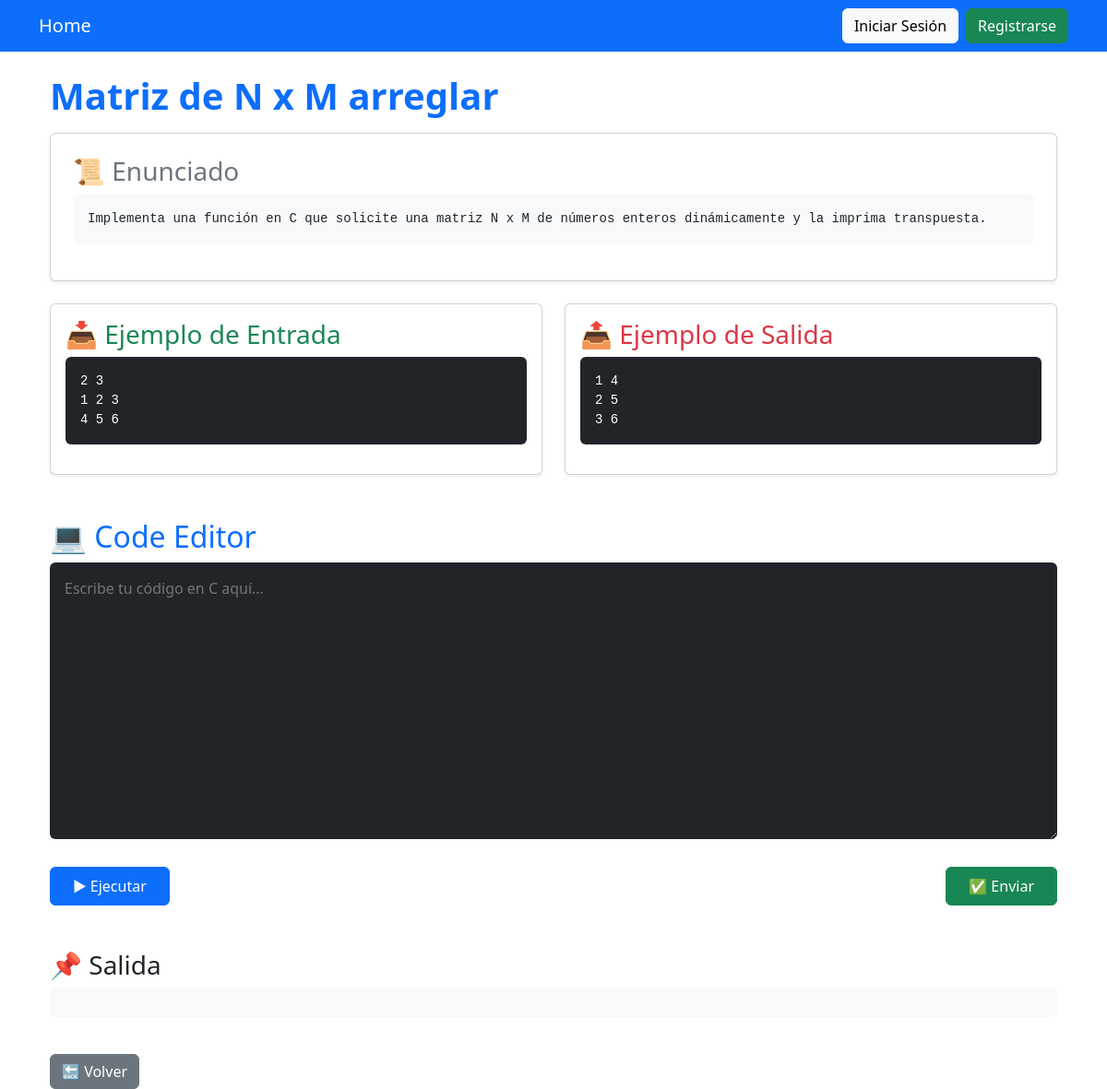
Page /juez/problema/5/ on the committed database.
### juez/models.py (models this page shows, shortened)
class Problema(models.Model):
    titulo = models.CharField(max_length=100)
    descripcion = models.TextField()
    enunciado = models.TextField(default="Enunciado no disponible")
    entrada_ejemplo = models.TextField(blank=True, null=True)
    salida_ejemplo = models.TextField(blank=True, null=True)
    ip_creacion = models.GenericIPAddressField(blank=True, null=True)
    entradas_prueba = models.TextField(help_text="Para diferentes Test usar @@@ como separador")
    salidas_esperadas = models.TextField(help_text="Para diferentes Test usar @@@ como separador")
    tags = models.ManyToManyField(Tag, blank=True)

### juez/views.py (the view)
# urls.py: path('problema/<int:problema_id>/', detalle_problema, name='detalle_problema'),
def detalle_problema(request, problema_id):
    problema = get_object_or_404(Problema, id=problema_id)
    return render(request, 'juez/detalle_problema.html', {'problema': problema})

### juez/templates/juez/detalle_problema.html (shortened to what this page needs)
{% extends "base.html" %}
{% block content %}
<div class="container mt-4">
    <h1 class="text-primary fw-bold">{{ problema.titulo }}</h1>
    <div class="card shadow-sm p-4 mt-3">
        <h3 class="text-secondary">📜 Enunciado</h3>
        <pre class="bg-light text-dark p-3 rounded" style="white-space: pre-wrap;">{{ problema.enunciado }}</pre>
    </div>
    <div class="row mt-4">
        <div class="col-md-6">
            <div class="card shadow-sm p-3">
                <h3 class="text-success">📥 Ejemplo de Entrada</h3>
                <pre class="bg-dark text-white p-3 rounded">{{ problema.entrada_ejemplo }}</pre>
            </div>
        </div>
        <div class="col-md-6">
            <div class="card shadow-sm p-3">
                <h3 class="text-danger">📤 Ejemplo de Salida</h3>
                <pre class="bg-dark text-white p-3 rounded">{{ problema.salida_ejemplo }}</pre>
            </div>
        </div>
    </div>
    <h2 class="mt-5 text-primary">💻 Code Editor</h2>
    <textarea id="code-editor" class="w-100 h-60 p-3 bg-dark text-white rounded border-0" placeholder="Escribe tu código en C aquí..." style="min-height: 300px;"></textarea>
    <div class="d-flex justify-content-between mt-4">
        <button id="run-code" class="btn btn-primary px-4 py-2">▶ Ejecutar</button>
        <button id="submit-code" class="btn btn-success px-4 py-2">✅ Enviar</button>
    </div>
    <h3 class="mt-5">📌 Salida</h3>
    <pre id="output" class="bg-light text-dark p-3 rounded h-20 overflow-auto"></pre>
    <a href="{% url 'pagina_inicio' %}" class="btn btn-secondary mt-4">🔙 Volver</a>
</div>
{% endblock %}

### rows in the picture
Problema: titulo "Matriz de N x M arreglar", enunciado "Implementa una función en C que solicite una matriz N x M de números enteros dinámicamente y la imprima transpuesta.", entrada_ejemplo "2 3 1 2 3 4 5 6", salida_ejemplo "1 4 2 5 3 6"
